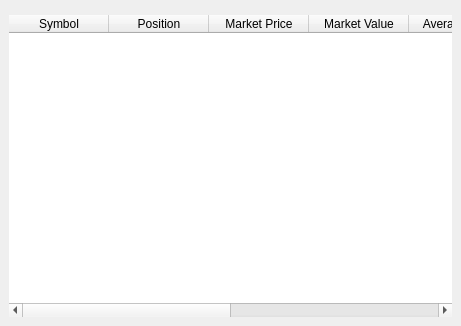
<ui version="4.0" >
 <class>PortfolioDisplay</class>
 <widget class="QWidget" name="PortfolioDisplay" >
  <property name="geometry" >
   <rect>
    <x>0</x>
    <y>0</y>
    <width>461</width>
    <height>326</height>
   </rect>
  </property>
  <property name="windowTitle" >
   <string>Portfolio Display</string>
  </property>
  <layout class="QVBoxLayout" >
   <property name="spacing" >
    <number>6</number>
   </property>
   <property name="margin" >
    <number>9</number>
   </property>
   <item>
    <widget class="SearchBar" native="1" name="searchBar" />
   </item>
   <item>
    <widget class="LocalTable" name="portfolioTable" >
     <property name="frameShape" >
      <enum>QFrame::NoFrame</enum>
     </property>
     <property name="frameShadow" >
      <enum>QFrame::Plain</enum>
     </property>
     <property name="selectionMode" >
      <enum>QAbstractItemView::SingleSelection</enum>
     </property>
     <property name="selectionBehavior" >
      <enum>QAbstractItemView::SelectRows</enum>
     </property>
     <property name="gridStyle" >
      <enum>Qt::DotLine</enum>
     </property>
     <column>
      <property name="text" >
       <string>Symbol</string>
      </property>
     </column>
     <column>
      <property name="text" >
       <string>Position</string>
      </property>
     </column>
     <column>
      <property name="text" >
       <string>Market Price</string>
      </property>
     </column>
     <column>
      <property name="text" >
       <string>Market Value</string>
      </property>
     </column>
     <column>
      <property name="text" >
       <string>Average Cost</string>
      </property>
     </column>
     <column>
      <property name="text" >
       <string>Unrealized Profit</string>
      </property>
     </column>
     <column>
      <property name="text" >
       <string>Realized Profit</string>
      </property>
     </column>
     <column>
      <property name="text" >
       <string>Account</string>
      </property>
     </column>
    </widget>
   </item>
  </layout>
 </widget>
 <customwidgets>
  <customwidget>
   <class>SearchBar</class>
   <extends>QWidget</extends>
   <header location="global" >profit.lib.widgets.searchbar.h</header>
  </customwidget>
  <customwidget>
   <class>LocalTable</class>
   <extends>QTableWidget</extends>
   <header location="global" >profit.lib.widgets.localtable.h</header>
  </customwidget>
 </customwidgets>
 <resources/>
 <connections/>
</ui>
